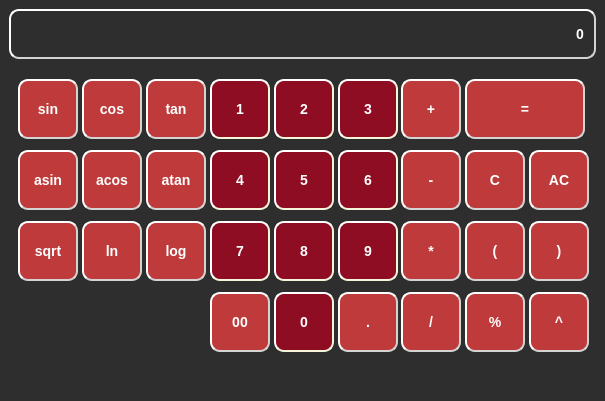
<?xml version="1.0" encoding="UTF-8"?>
<ui version="4.0">
 <class>MainWindow</class>
 <widget class="QMainWindow" name="MainWindow">
  <property name="geometry">
   <rect>
    <x>0</x>
    <y>0</y>
    <width>605</width>
    <height>401</height>
   </rect>
  </property>
  <property name="sizePolicy">
   <sizepolicy hsizetype="Fixed" vsizetype="Fixed">
    <horstretch>0</horstretch>
    <verstretch>0</verstretch>
   </sizepolicy>
  </property>
  <property name="minimumSize">
   <size>
    <width>600</width>
    <height>400</height>
   </size>
  </property>
  <property name="maximumSize">
   <size>
    <width>684</width>
    <height>412</height>
   </size>
  </property>
  <property name="windowTitle">
   <string>MainWindow</string>
  </property>
  <property name="styleSheet">
   <string notr="true">* {
	background-color: #2e2e2e;
	color: #ffffff;
	font-family: 'Open Sans';
}

QPushButton {
	background-color: #bf3b3b;
    border-style: outset;
    border-width: 2px;
    border-radius: 10px;
    border-color: #d4d4d4;
    font: bold 14px;
    padding: 6px;
}
QPushButton:hover {
	background-color: #d45c5c;
    border-style: inset;
}
QPushButton:pressed {
	background-color: #8a2828;
    border-style: inset;
}

QLineEdit{
	border-style: outset;
    border-width: 2px;
    border-radius: 10px;
    border-color: #d4d4d4;
    font: bold 14px;
    padding: 6px;
}


#button_0, #button_1, #button_2, #button_3, #button_4, 
#button_5, #button_6, #button_7, #button_8, #button_9 {
    background-color: #8f0d23;
    border-style: outset;
    border-width: 2px;
    border-radius: 10px;
    border-color: beige;
    font: bold 14px;
    padding: 6px;
}

#button_0:hover, #button_1:hover, #button_2:hover, #button_3:hover, #button_4:hover, #button_5:hover, #button_6:hover, #button_7:hover, #button_8:hover, #button_9:hover {
    background-color: #99182e;
    border-style: inset;
}

#button_0:pressed, #button_1:pressed, #button_2:pressed, #button_3:pressed, #button_4:pressed, #button_5:pressed, #button_6:pressed, #button_7:pressed, #button_8:pressed, #button_9:pressed {
    background-color: #3b050e;
    border-style: inset;
}














</string>
  </property>
  <widget class="QWidget" name="centralwidget">
   <layout class="QVBoxLayout" name="verticalLayout">
    <item>
     <widget class="QLineEdit" name="input">
      <property name="sizePolicy">
       <sizepolicy hsizetype="MinimumExpanding" vsizetype="Fixed">
        <horstretch>0</horstretch>
        <verstretch>0</verstretch>
       </sizepolicy>
      </property>
      <property name="minimumSize">
       <size>
        <width>500</width>
        <height>50</height>
       </size>
      </property>
      <property name="maximumSize">
       <size>
        <width>16777215</width>
        <height>50</height>
       </size>
      </property>
      <property name="styleSheet">
       <string notr="true"/>
      </property>
      <property name="text">
       <string>0</string>
      </property>
      <property name="maxLength">
       <number>255</number>
      </property>
      <property name="alignment">
       <set>Qt::AlignRight|Qt::AlignTrailing|Qt::AlignVCenter</set>
      </property>
     </widget>
    </item>
    <item>
     <widget class="QFrame" name="frame">
      <property name="sizePolicy">
       <sizepolicy hsizetype="Preferred" vsizetype="Preferred">
        <horstretch>0</horstretch>
        <verstretch>0</verstretch>
       </sizepolicy>
      </property>
      <property name="styleSheet">
       <string notr="true"/>
      </property>
      <layout class="QGridLayout" name="gridLayout">
       <item row="0" column="11">
        <widget class="QPushButton" name="button_equal">
         <property name="sizePolicy">
          <sizepolicy hsizetype="Fixed" vsizetype="Fixed">
           <horstretch>0</horstretch>
           <verstretch>0</verstretch>
          </sizepolicy>
         </property>
         <property name="minimumSize">
          <size>
           <width>120</width>
           <height>60</height>
          </size>
         </property>
         <property name="maximumSize">
          <size>
           <width>120</width>
           <height>60</height>
          </size>
         </property>
         <property name="styleSheet">
          <string notr="true"/>
         </property>
         <property name="text">
          <string>=</string>
         </property>
        </widget>
       </item>
       <item row="2" column="5">
        <widget class="QPushButton" name="button_log">
         <property name="sizePolicy">
          <sizepolicy hsizetype="Fixed" vsizetype="Fixed">
           <horstretch>0</horstretch>
           <verstretch>0</verstretch>
          </sizepolicy>
         </property>
         <property name="minimumSize">
          <size>
           <width>60</width>
           <height>60</height>
          </size>
         </property>
         <property name="maximumSize">
          <size>
           <width>60</width>
           <height>60</height>
          </size>
         </property>
         <property name="styleSheet">
          <string notr="true"/>
         </property>
         <property name="text">
          <string>log</string>
         </property>
        </widget>
       </item>
       <item row="0" column="6">
        <widget class="QPushButton" name="button_1">
         <property name="sizePolicy">
          <sizepolicy hsizetype="Fixed" vsizetype="Fixed">
           <horstretch>0</horstretch>
           <verstretch>0</verstretch>
          </sizepolicy>
         </property>
         <property name="minimumSize">
          <size>
           <width>60</width>
           <height>60</height>
          </size>
         </property>
         <property name="maximumSize">
          <size>
           <width>60</width>
           <height>60</height>
          </size>
         </property>
         <property name="styleSheet">
          <string notr="true"/>
         </property>
         <property name="text">
          <string>1</string>
         </property>
        </widget>
       </item>
       <item row="1" column="3">
        <widget class="QPushButton" name="button_asin">
         <property name="sizePolicy">
          <sizepolicy hsizetype="Fixed" vsizetype="Fixed">
           <horstretch>0</horstretch>
           <verstretch>0</verstretch>
          </sizepolicy>
         </property>
         <property name="minimumSize">
          <size>
           <width>60</width>
           <height>60</height>
          </size>
         </property>
         <property name="maximumSize">
          <size>
           <width>60</width>
           <height>60</height>
          </size>
         </property>
         <property name="styleSheet">
          <string notr="true"/>
         </property>
         <property name="text">
          <string>asin</string>
         </property>
        </widget>
       </item>
       <item row="0" column="7">
        <widget class="QPushButton" name="button_2">
         <property name="sizePolicy">
          <sizepolicy hsizetype="Fixed" vsizetype="Fixed">
           <horstretch>0</horstretch>
           <verstretch>0</verstretch>
          </sizepolicy>
         </property>
         <property name="minimumSize">
          <size>
           <width>60</width>
           <height>60</height>
          </size>
         </property>
         <property name="maximumSize">
          <size>
           <width>60</width>
           <height>60</height>
          </size>
         </property>
         <property name="styleSheet">
          <string notr="true"/>
         </property>
         <property name="text">
          <string>2</string>
         </property>
        </widget>
       </item>
       <item row="2" column="12">
        <widget class="QPushButton" name="button_rigth_bracket">
         <property name="sizePolicy">
          <sizepolicy hsizetype="Fixed" vsizetype="Fixed">
           <horstretch>0</horstretch>
           <verstretch>0</verstretch>
          </sizepolicy>
         </property>
         <property name="minimumSize">
          <size>
           <width>60</width>
           <height>60</height>
          </size>
         </property>
         <property name="maximumSize">
          <size>
           <width>60</width>
           <height>60</height>
          </size>
         </property>
         <property name="styleSheet">
          <string notr="true"/>
         </property>
         <property name="text">
          <string>)</string>
         </property>
        </widget>
       </item>
       <item row="1" column="5">
        <widget class="QPushButton" name="button_atan">
         <property name="sizePolicy">
          <sizepolicy hsizetype="Fixed" vsizetype="Fixed">
           <horstretch>0</horstretch>
           <verstretch>0</verstretch>
          </sizepolicy>
         </property>
         <property name="minimumSize">
          <size>
           <width>60</width>
           <height>60</height>
          </size>
         </property>
         <property name="maximumSize">
          <size>
           <width>60</width>
           <height>60</height>
          </size>
         </property>
         <property name="styleSheet">
          <string notr="true"/>
         </property>
         <property name="text">
          <string>atan</string>
         </property>
        </widget>
       </item>
       <item row="1" column="8">
        <widget class="QPushButton" name="button_6">
         <property name="sizePolicy">
          <sizepolicy hsizetype="Fixed" vsizetype="Fixed">
           <horstretch>0</horstretch>
           <verstretch>0</verstretch>
          </sizepolicy>
         </property>
         <property name="minimumSize">
          <size>
           <width>60</width>
           <height>60</height>
          </size>
         </property>
         <property name="maximumSize">
          <size>
           <width>60</width>
           <height>60</height>
          </size>
         </property>
         <property name="styleSheet">
          <string notr="true"/>
         </property>
         <property name="text">
          <string>6</string>
         </property>
        </widget>
       </item>
       <item row="0" column="10">
        <widget class="QPushButton" name="button_plus">
         <property name="sizePolicy">
          <sizepolicy hsizetype="Fixed" vsizetype="Fixed">
           <horstretch>0</horstretch>
           <verstretch>0</verstretch>
          </sizepolicy>
         </property>
         <property name="minimumSize">
          <size>
           <width>60</width>
           <height>60</height>
          </size>
         </property>
         <property name="maximumSize">
          <size>
           <width>60</width>
           <height>60</height>
          </size>
         </property>
         <property name="styleSheet">
          <string notr="true"/>
         </property>
         <property name="text">
          <string>+</string>
         </property>
        </widget>
       </item>
       <item row="1" column="6">
        <widget class="QPushButton" name="button_4">
         <property name="sizePolicy">
          <sizepolicy hsizetype="Fixed" vsizetype="Fixed">
           <horstretch>0</horstretch>
           <verstretch>0</verstretch>
          </sizepolicy>
         </property>
         <property name="minimumSize">
          <size>
           <width>60</width>
           <height>60</height>
          </size>
         </property>
         <property name="maximumSize">
          <size>
           <width>60</width>
           <height>60</height>
          </size>
         </property>
         <property name="styleSheet">
          <string notr="true"/>
         </property>
         <property name="text">
          <string>4</string>
         </property>
        </widget>
       </item>
       <item row="1" column="12">
        <widget class="QPushButton" name="button_ac">
         <property name="sizePolicy">
          <sizepolicy hsizetype="Fixed" vsizetype="Fixed">
           <horstretch>0</horstretch>
           <verstretch>0</verstretch>
          </sizepolicy>
         </property>
         <property name="minimumSize">
          <size>
           <width>60</width>
           <height>60</height>
          </size>
         </property>
         <property name="maximumSize">
          <size>
           <width>60</width>
           <height>60</height>
          </size>
         </property>
         <property name="styleSheet">
          <string notr="true"/>
         </property>
         <property name="text">
          <string>AC</string>
         </property>
        </widget>
       </item>
       <item row="2" column="10">
        <widget class="QPushButton" name="button_mult">
         <property name="sizePolicy">
          <sizepolicy hsizetype="Fixed" vsizetype="Fixed">
           <horstretch>0</horstretch>
           <verstretch>0</verstretch>
          </sizepolicy>
         </property>
         <property name="minimumSize">
          <size>
           <width>60</width>
           <height>60</height>
          </size>
         </property>
         <property name="maximumSize">
          <size>
           <width>60</width>
           <height>60</height>
          </size>
         </property>
         <property name="styleSheet">
          <string notr="true"/>
         </property>
         <property name="text">
          <string>*</string>
         </property>
        </widget>
       </item>
       <item row="3" column="6">
        <widget class="QPushButton" name="button_00">
         <property name="sizePolicy">
          <sizepolicy hsizetype="Fixed" vsizetype="Fixed">
           <horstretch>0</horstretch>
           <verstretch>0</verstretch>
          </sizepolicy>
         </property>
         <property name="minimumSize">
          <size>
           <width>60</width>
           <height>60</height>
          </size>
         </property>
         <property name="maximumSize">
          <size>
           <width>60</width>
           <height>60</height>
          </size>
         </property>
         <property name="styleSheet">
          <string notr="true"/>
         </property>
         <property name="text">
          <string>00</string>
         </property>
        </widget>
       </item>
       <item row="0" column="8">
        <widget class="QPushButton" name="button_3">
         <property name="sizePolicy">
          <sizepolicy hsizetype="Fixed" vsizetype="Fixed">
           <horstretch>0</horstretch>
           <verstretch>0</verstretch>
          </sizepolicy>
         </property>
         <property name="minimumSize">
          <size>
           <width>60</width>
           <height>60</height>
          </size>
         </property>
         <property name="maximumSize">
          <size>
           <width>60</width>
           <height>60</height>
          </size>
         </property>
         <property name="styleSheet">
          <string notr="true"/>
         </property>
         <property name="text">
          <string>3</string>
         </property>
        </widget>
       </item>
       <item row="3" column="10">
        <widget class="QPushButton" name="button_div">
         <property name="sizePolicy">
          <sizepolicy hsizetype="Fixed" vsizetype="Fixed">
           <horstretch>0</horstretch>
           <verstretch>0</verstretch>
          </sizepolicy>
         </property>
         <property name="minimumSize">
          <size>
           <width>60</width>
           <height>60</height>
          </size>
         </property>
         <property name="maximumSize">
          <size>
           <width>60</width>
           <height>60</height>
          </size>
         </property>
         <property name="styleSheet">
          <string notr="true"/>
         </property>
         <property name="text">
          <string>/</string>
         </property>
        </widget>
       </item>
       <item row="3" column="7">
        <widget class="QPushButton" name="button_0">
         <property name="sizePolicy">
          <sizepolicy hsizetype="Fixed" vsizetype="Fixed">
           <horstretch>0</horstretch>
           <verstretch>0</verstretch>
          </sizepolicy>
         </property>
         <property name="minimumSize">
          <size>
           <width>60</width>
           <height>60</height>
          </size>
         </property>
         <property name="maximumSize">
          <size>
           <width>60</width>
           <height>60</height>
          </size>
         </property>
         <property name="styleSheet">
          <string notr="true"/>
         </property>
         <property name="text">
          <string>0</string>
         </property>
        </widget>
       </item>
       <item row="3" column="12">
        <widget class="QPushButton" name="button_pow">
         <property name="sizePolicy">
          <sizepolicy hsizetype="Fixed" vsizetype="Fixed">
           <horstretch>0</horstretch>
           <verstretch>0</verstretch>
          </sizepolicy>
         </property>
         <property name="minimumSize">
          <size>
           <width>60</width>
           <height>60</height>
          </size>
         </property>
         <property name="maximumSize">
          <size>
           <width>60</width>
           <height>60</height>
          </size>
         </property>
         <property name="styleSheet">
          <string notr="true"/>
         </property>
         <property name="text">
          <string>^</string>
         </property>
        </widget>
       </item>
       <item row="2" column="4">
        <widget class="QPushButton" name="button_ln">
         <property name="sizePolicy">
          <sizepolicy hsizetype="Fixed" vsizetype="Fixed">
           <horstretch>0</horstretch>
           <verstretch>0</verstretch>
          </sizepolicy>
         </property>
         <property name="minimumSize">
          <size>
           <width>60</width>
           <height>60</height>
          </size>
         </property>
         <property name="maximumSize">
          <size>
           <width>60</width>
           <height>60</height>
          </size>
         </property>
         <property name="styleSheet">
          <string notr="true"/>
         </property>
         <property name="text">
          <string>ln</string>
         </property>
        </widget>
       </item>
       <item row="0" column="3">
        <widget class="QPushButton" name="button_sin">
         <property name="sizePolicy">
          <sizepolicy hsizetype="Fixed" vsizetype="Fixed">
           <horstretch>0</horstretch>
           <verstretch>0</verstretch>
          </sizepolicy>
         </property>
         <property name="minimumSize">
          <size>
           <width>60</width>
           <height>60</height>
          </size>
         </property>
         <property name="maximumSize">
          <size>
           <width>60</width>
           <height>60</height>
          </size>
         </property>
         <property name="styleSheet">
          <string notr="true"/>
         </property>
         <property name="text">
          <string>sin</string>
         </property>
        </widget>
       </item>
       <item row="2" column="8">
        <widget class="QPushButton" name="button_9">
         <property name="sizePolicy">
          <sizepolicy hsizetype="Fixed" vsizetype="Fixed">
           <horstretch>0</horstretch>
           <verstretch>0</verstretch>
          </sizepolicy>
         </property>
         <property name="minimumSize">
          <size>
           <width>60</width>
           <height>60</height>
          </size>
         </property>
         <property name="maximumSize">
          <size>
           <width>60</width>
           <height>60</height>
          </size>
         </property>
         <property name="styleSheet">
          <string notr="true"/>
         </property>
         <property name="text">
          <string>9</string>
         </property>
        </widget>
       </item>
       <item row="2" column="11">
        <widget class="QPushButton" name="button_left_bracket">
         <property name="sizePolicy">
          <sizepolicy hsizetype="Fixed" vsizetype="Fixed">
           <horstretch>0</horstretch>
           <verstretch>0</verstretch>
          </sizepolicy>
         </property>
         <property name="minimumSize">
          <size>
           <width>60</width>
           <height>60</height>
          </size>
         </property>
         <property name="maximumSize">
          <size>
           <width>60</width>
           <height>60</height>
          </size>
         </property>
         <property name="styleSheet">
          <string notr="true"/>
         </property>
         <property name="text">
          <string>(</string>
         </property>
        </widget>
       </item>
       <item row="2" column="7">
        <widget class="QPushButton" name="button_8">
         <property name="sizePolicy">
          <sizepolicy hsizetype="Fixed" vsizetype="Fixed">
           <horstretch>0</horstretch>
           <verstretch>0</verstretch>
          </sizepolicy>
         </property>
         <property name="minimumSize">
          <size>
           <width>60</width>
           <height>60</height>
          </size>
         </property>
         <property name="maximumSize">
          <size>
           <width>60</width>
           <height>60</height>
          </size>
         </property>
         <property name="styleSheet">
          <string notr="true"/>
         </property>
         <property name="text">
          <string>8</string>
         </property>
        </widget>
       </item>
       <item row="0" column="4">
        <widget class="QPushButton" name="button_cos">
         <property name="sizePolicy">
          <sizepolicy hsizetype="Fixed" vsizetype="Fixed">
           <horstretch>0</horstretch>
           <verstretch>0</verstretch>
          </sizepolicy>
         </property>
         <property name="minimumSize">
          <size>
           <width>60</width>
           <height>60</height>
          </size>
         </property>
         <property name="maximumSize">
          <size>
           <width>60</width>
           <height>60</height>
          </size>
         </property>
         <property name="styleSheet">
          <string notr="true"/>
         </property>
         <property name="text">
          <string>cos</string>
         </property>
        </widget>
       </item>
       <item row="0" column="5">
        <widget class="QPushButton" name="button_tan">
         <property name="sizePolicy">
          <sizepolicy hsizetype="Fixed" vsizetype="Fixed">
           <horstretch>0</horstretch>
           <verstretch>0</verstretch>
          </sizepolicy>
         </property>
         <property name="minimumSize">
          <size>
           <width>60</width>
           <height>60</height>
          </size>
         </property>
         <property name="maximumSize">
          <size>
           <width>60</width>
           <height>60</height>
          </size>
         </property>
         <property name="styleSheet">
          <string notr="true"/>
         </property>
         <property name="text">
          <string>tan</string>
         </property>
        </widget>
       </item>
       <item row="1" column="10">
        <widget class="QPushButton" name="button_minus">
         <property name="sizePolicy">
          <sizepolicy hsizetype="Fixed" vsizetype="Fixed">
           <horstretch>0</horstretch>
           <verstretch>0</verstretch>
          </sizepolicy>
         </property>
         <property name="minimumSize">
          <size>
           <width>60</width>
           <height>60</height>
          </size>
         </property>
         <property name="maximumSize">
          <size>
           <width>60</width>
           <height>60</height>
          </size>
         </property>
         <property name="styleSheet">
          <string notr="true"/>
         </property>
         <property name="text">
          <string>-</string>
         </property>
        </widget>
       </item>
       <item row="1" column="11">
        <widget class="QPushButton" name="button_c">
         <property name="sizePolicy">
          <sizepolicy hsizetype="Fixed" vsizetype="Fixed">
           <horstretch>0</horstretch>
           <verstretch>0</verstretch>
          </sizepolicy>
         </property>
         <property name="minimumSize">
          <size>
           <width>60</width>
           <height>60</height>
          </size>
         </property>
         <property name="maximumSize">
          <size>
           <width>60</width>
           <height>60</height>
          </size>
         </property>
         <property name="styleSheet">
          <string notr="true"/>
         </property>
         <property name="text">
          <string>C</string>
         </property>
        </widget>
       </item>
       <item row="1" column="4">
        <widget class="QPushButton" name="button_acos">
         <property name="sizePolicy">
          <sizepolicy hsizetype="Fixed" vsizetype="Fixed">
           <horstretch>0</horstretch>
           <verstretch>0</verstretch>
          </sizepolicy>
         </property>
         <property name="minimumSize">
          <size>
           <width>60</width>
           <height>60</height>
          </size>
         </property>
         <property name="maximumSize">
          <size>
           <width>60</width>
           <height>60</height>
          </size>
         </property>
         <property name="styleSheet">
          <string notr="true"/>
         </property>
         <property name="text">
          <string>acos</string>
         </property>
        </widget>
       </item>
       <item row="2" column="6">
        <widget class="QPushButton" name="button_7">
         <property name="sizePolicy">
          <sizepolicy hsizetype="Fixed" vsizetype="Fixed">
           <horstretch>0</horstretch>
           <verstretch>0</verstretch>
          </sizepolicy>
         </property>
         <property name="minimumSize">
          <size>
           <width>60</width>
           <height>60</height>
          </size>
         </property>
         <property name="maximumSize">
          <size>
           <width>60</width>
           <height>60</height>
          </size>
         </property>
         <property name="styleSheet">
          <string notr="true"/>
         </property>
         <property name="text">
          <string>7</string>
         </property>
        </widget>
       </item>
       <item row="2" column="3">
        <widget class="QPushButton" name="button_sqrt">
         <property name="sizePolicy">
          <sizepolicy hsizetype="Fixed" vsizetype="Fixed">
           <horstretch>0</horstretch>
           <verstretch>0</verstretch>
          </sizepolicy>
         </property>
         <property name="minimumSize">
          <size>
           <width>60</width>
           <height>60</height>
          </size>
         </property>
         <property name="maximumSize">
          <size>
           <width>60</width>
           <height>60</height>
          </size>
         </property>
         <property name="styleSheet">
          <string notr="true"/>
         </property>
         <property name="text">
          <string>sqrt</string>
         </property>
        </widget>
       </item>
       <item row="3" column="8">
        <widget class="QPushButton" name="button_dot">
         <property name="sizePolicy">
          <sizepolicy hsizetype="Fixed" vsizetype="Fixed">
           <horstretch>0</horstretch>
           <verstretch>0</verstretch>
          </sizepolicy>
         </property>
         <property name="minimumSize">
          <size>
           <width>60</width>
           <height>60</height>
          </size>
         </property>
         <property name="maximumSize">
          <size>
           <width>60</width>
           <height>60</height>
          </size>
         </property>
         <property name="styleSheet">
          <string notr="true"/>
         </property>
         <property name="text">
          <string>.</string>
         </property>
        </widget>
       </item>
       <item row="3" column="11">
        <widget class="QPushButton" name="button_mod">
         <property name="sizePolicy">
          <sizepolicy hsizetype="Fixed" vsizetype="Fixed">
           <horstretch>0</horstretch>
           <verstretch>0</verstretch>
          </sizepolicy>
         </property>
         <property name="minimumSize">
          <size>
           <width>60</width>
           <height>60</height>
          </size>
         </property>
         <property name="maximumSize">
          <size>
           <width>60</width>
           <height>60</height>
          </size>
         </property>
         <property name="styleSheet">
          <string notr="true"/>
         </property>
         <property name="text">
          <string>%</string>
         </property>
        </widget>
       </item>
       <item row="1" column="7">
        <widget class="QPushButton" name="button_5">
         <property name="sizePolicy">
          <sizepolicy hsizetype="Fixed" vsizetype="Fixed">
           <horstretch>0</horstretch>
           <verstretch>0</verstretch>
          </sizepolicy>
         </property>
         <property name="minimumSize">
          <size>
           <width>60</width>
           <height>60</height>
          </size>
         </property>
         <property name="maximumSize">
          <size>
           <width>60</width>
           <height>60</height>
          </size>
         </property>
         <property name="styleSheet">
          <string notr="true"/>
         </property>
         <property name="text">
          <string>5</string>
         </property>
        </widget>
       </item>
      </layout>
     </widget>
    </item>
   </layout>
  </widget>
  <widget class="QMenuBar" name="menubar">
   <property name="geometry">
    <rect>
     <x>0</x>
     <y>0</y>
     <width>605</width>
     <height>31</height>
    </rect>
   </property>
  </widget>
  <widget class="QStatusBar" name="statusbar"/>
 </widget>
 <resources/>
 <connections/>
</ui>
